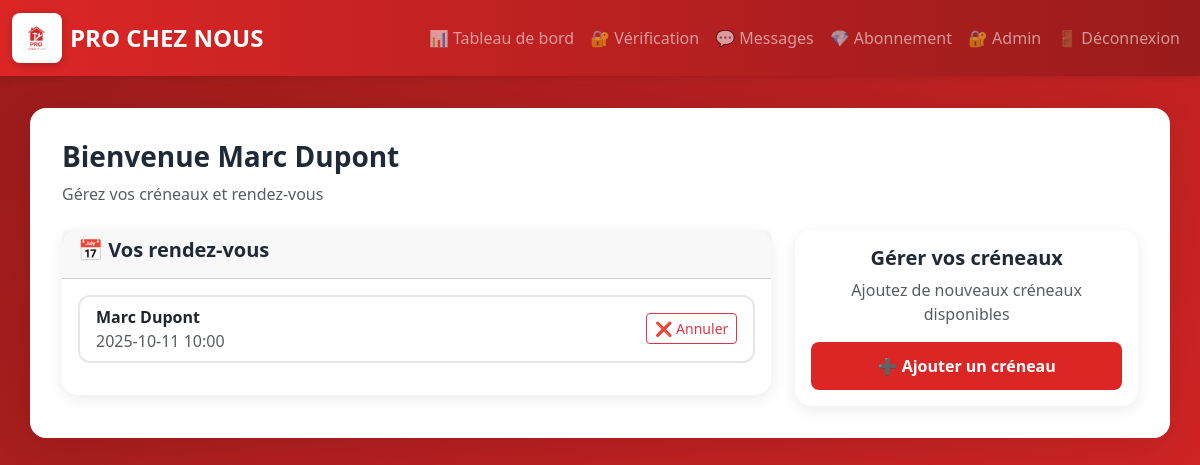
The app's page /dashboard (signed in) with its own data.
### tables this page shows
CREATE TABLE users (
            id INTEGER PRIMARY KEY,
            name TEXT,
            email TEXT UNIQUE,
            password TEXT,
            role TEXT,
            localisation TEXT,
            categorie TEXT,
            plan TEXT DEFAULT 'gratuit'
        );

CREATE TABLE rendezvous (
            id INTEGER PRIMARY KEY,
            pro_id INTEGER,
            client_id INTEGER,
            date TEXT,
            FOREIGN KEY(pro_id) REFERENCES users(id),
            FOREIGN KEY(client_id) REFERENCES users(id)
        );

### app.py (the view, shortened to what this page needs)
@app.route('/dashboard')
def dashboard():
    if 'user_id' not in session: return redirect(url_for('login'))
    conn = get_db()
    user = conn.execute('SELECT * FROM users WHERE id = ?', (session['user_id'],)).fetchone()
    if user['role'] == 'pro':
        rdvs = conn.execute('''
            SELECT r.id, r.date, u.name as client FROM rendezvous r
            JOIN users u ON r.client_id = u.id WHERE r.pro_id = ?
            ORDER BY r.date DESC
        ''', (user['id'],)).fetchall()
        return render_template('dashboard_pro.html', user=user, rdvs=rdvs)

### app.py (called while the page is built)
def get_db():
    conn = sqlite3.connect('database.db')
    conn.row_factory = sqlite3.Row
    return conn

### templates/dashboard_pro.html
{% extends "base.html" %}{% block title %}Tableau de bord Pro{% endblock %}{% block content %}
<h3>Bienvenue {{ user.name }}</h3>
<p class="text-muted">Gérez vos créneaux et rendez-vous</p>
<div class="row mt-4">
    <div class="col-md-8">
        <div class="card">
            <div class="card-header">
                <h5>📅 Vos rendez-vous</h5>
            </div>
            <div class="card-body">
                {% if rdvs %}
                    <div class="list-group">
                        {% for rdv in rdvs %}
                        <div class="list-group-item d-flex justify-content-between align-items-center">
                            <div>
                                <strong>{{ rdv.client }}</strong>
                                <div class="text-muted">{{ rdv.date }}</div>
                            </div>
                            <form method="POST" action="{{ url_for('cancel_rdv', rdv_id=rdv.id) }}" style="display:inline;">
                                <button type="submit" class="btn btn-sm btn-outline-danger" onclick="return confirm('Voulez-vous vraiment annuler ce rendez-vous?')">
                                    ❌ Annuler
                                </button>
                            </form>
                        </div>
                        {% endfor %}
                    </div>
                {% else %}
                    <p class="text-muted">Aucun rendez-vous pour le moment</p>
                {% endif %}
            </div>
        </div>
    </div>
    <div class="col-md-4">
        <div class="card">
            <div class="card-body text-center">
                <h5>Gérer vos créneaux</h5>
                <p class="text-muted">Ajoutez de nouveaux créneaux disponibles</p>
                <a href="{{ url_for('add_slot') }}" class="btn btn-primary w-100">
                    ➕ Ajouter un créneau
                </a>
            </div>
        </div>
    </div>
</div>
{% endblock %}

### static/style.css (style rules this page uses)
:root { --primary-color: #dc2626; --primary-dark: #991b1b; --secondary-color: #ef4444; --text-dark: #1f2937; --text-light: #6b7280; --border-color: #e5e7eb; --bg-light: #fef2f2; }
body { font-family: 'Segoe UI', Tahoma, Geneva, Verdana, sans-serif; color: var(--text-dark); background: linear-gradient(135deg, #991b1b 0%, #dc2626 100%); min-height: 100vh; }
.btn-primary { background: var(--primary-color); border: none; padding: 0.75rem 2rem; border-radius: 8px; font-weight: 600; transition: all 0.3s ease; }
.list-group-item { border: 2px solid var(--border-color); border-radius: 12px !important; margin-bottom: 1rem; transition: all 0.3s ease; }
h3, h4, h5 { color: var(--text-dark); font-weight: 700; }
.card { border: none; border-radius: 16px; box-shadow: 0 4px 16px rgba(0,0,0,0.08); }

### records on screen
users: name "Marc Dupont"
rendezvous: client "Marc Dupont", date "2025-10-11 10:00"
